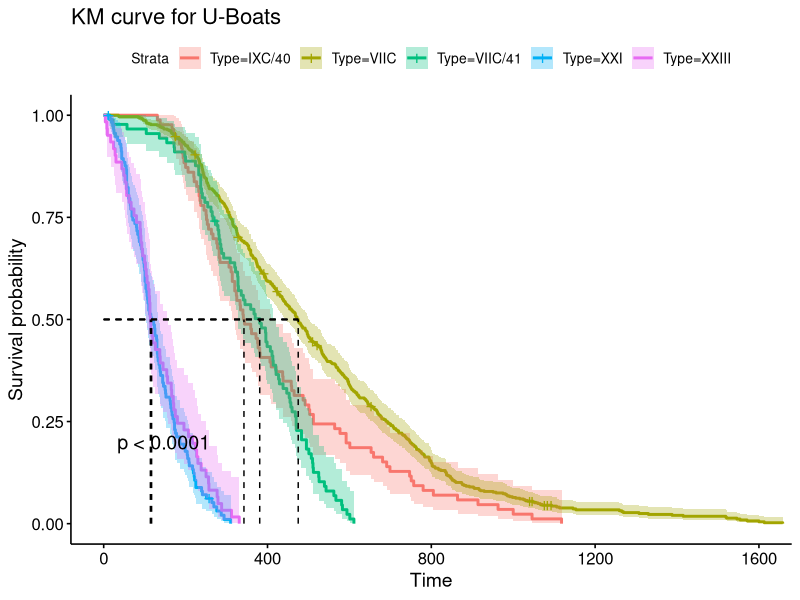

Reproduce this figure in R. (Note: this script raises an error after producing the figure.)
## ---- chunk 1
library(tidyverse)
library(skimr)
library(survival)
library(survminer)
library(fitdistrplus)

root = 'C://Users//corma//Documents//GitHub//WW2_Analysis//'
setwd(root)
## ---- chunk 2
# read in the survival analysis data
uboats = read_csv("uboats_cleaned.csv")

# if Sunk, Scuttled, Surrendered, Captured, or Missing, then 1, else 0
uboats = uboats %>%
  mutate(event = ifelse(Fate_Event %in% c("Sunk", "Scuttled", "Surrendered", "Captured", "Missing"), 1, 0), notable = ifelse(`Notable Commanders` != 'NA', 1, 0))
uboats = uboats %>%
  mutate(notable = ifelse(is.na(notable), 0, notable))
## ---- chunk 3
overall_fit = survfit(Surv(Lifespan, event) ~ Type, data = uboats %>% filter(Type %in% c("VIIC", "XXI", "VIIC/41", "IXC/40", "XXIII")))
ggsurvplot(overall_fit, data = uboats, pval = TRUE, surv.median.line = "hv", conf.int = TRUE) + ggtitle("KM curve for U-Boats")
## ---- chunk 4
# now active service
overall_fit = survfit(Surv(Active_Service, event) ~ Type, data = uboats %>% filter(Type %in% c("VIIC", "XXI", "VIIC/41", "IXC/40", "XXIII")))
ggsurvplot(overall_fit, data = uboats, pval = TRUE, surv.median.line = "hv", conf.int = TRUE) + ggtitle("KM curve for U-Boats")
## ---- chunk 5
# perform a test to see if uboats with notable commanders last longer
overall_fit = survfit(Surv(Active_Service, event) ~ notable, data = uboats)
ggsurvplot(overall_fit, data = uboats, pval = TRUE, surv.median.line = "hv", conf.int = TRUE) + ggtitle("KM curve for U-Boats")
## ---- chunk 6
# calculate avg lifespan for uboast for each Year
uboats %>%
  group_by(Year) %>%
  summarise(avg_lifespan = mean(Lifespan, na.rm = TRUE)) %>%
  ggplot() +
  geom_col(aes(x = Year, y = avg_lifespan), fill = '#3D9970', color = 'black') +
  theme_classic() +
  labs(title = "Average Lifespan of U-Boats by Year", x = "Year", y = "Average Lifespan") +
  theme(text = element_text(family = "serif"),
        title = element_text(face = "bold", size = 18),
        axis.title.x = element_text(face = "bold", size = 14),
        axis.title.y = element_text(face = "bold", size = 14),
        axis.text.x = element_text(face = "bold", size = 10),
        axis.text.y = element_text(face = "bold", size = 10),
        legend.position = "none")
## ---- chunk 7
# look at the distribution of lifespan
ggplot(uboats, aes(x = Lifespan)) +
  geom_histogram(binwidth = 100, fill = '#3D9970', color = 'black') +
  theme_classic() +
  labs(title = 'Lifespan of U-Boats', x = 'Lifespan (Days)', y = 'Count') +
  theme(text = element_text(family = "serif"),
        title = element_text(face = "bold", size = 18),
        axis.title.x = element_text(face = "bold", size = 14),
        axis.title.y = element_text(face = "bold", size = 14),
        axis.text.x = element_text(face = "bold", size = 12),
        axis.text.y = element_text(face = "bold", size = 12))
